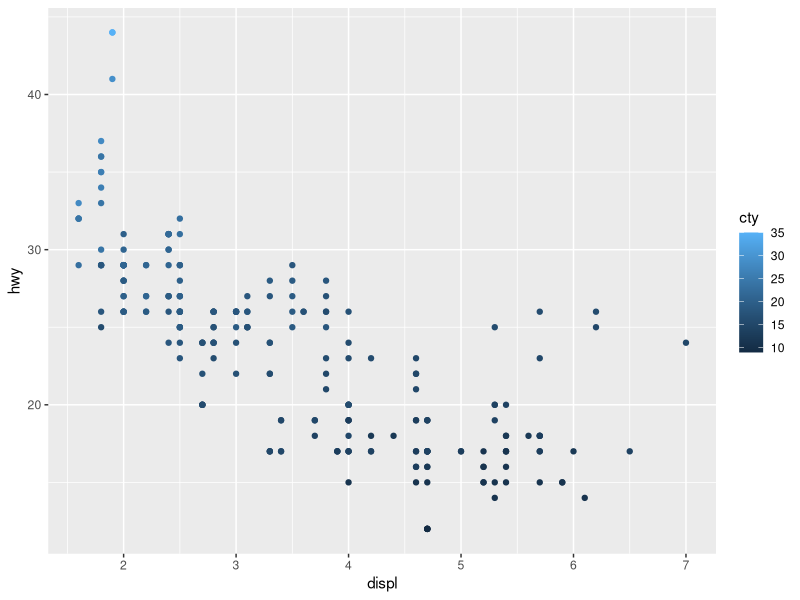
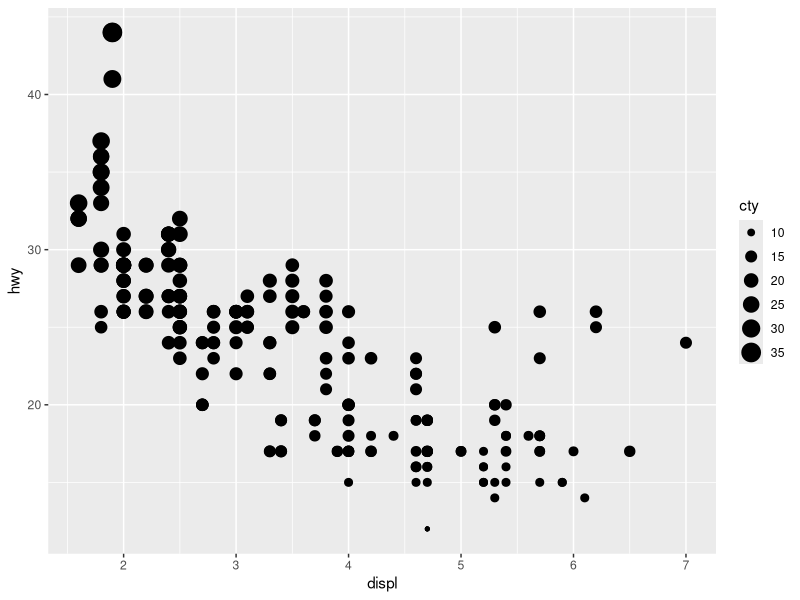
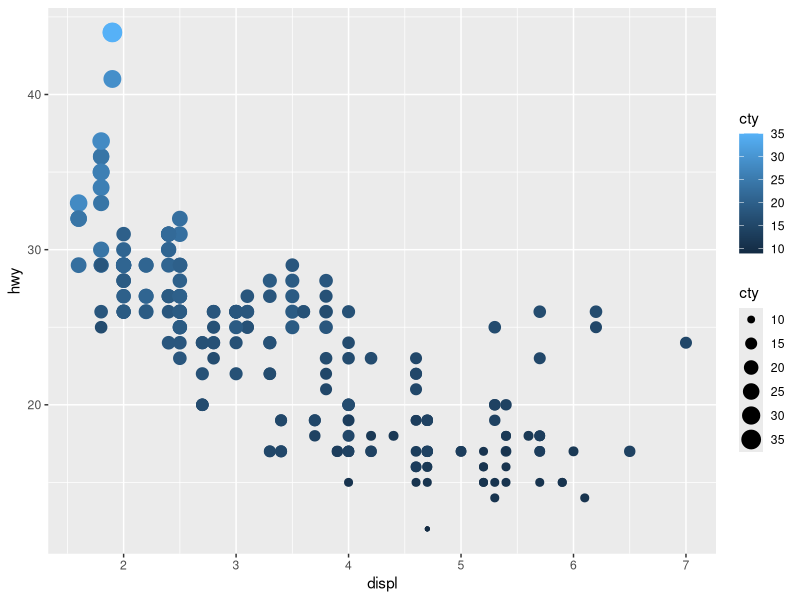
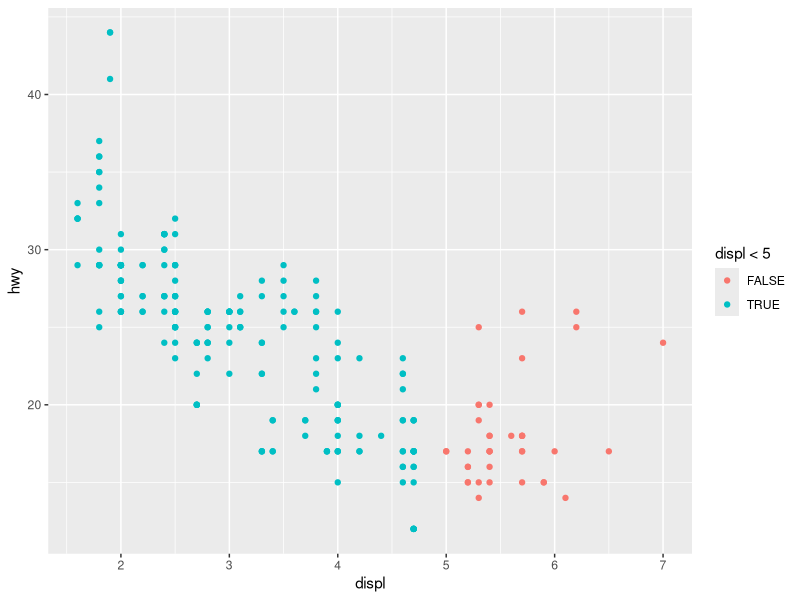

Write the R code that produced these figures, in order.
## ---- chunk 1
knitr::opts_chunk$set(echo = TRUE)
## ---- chunk 2
library(ggplot2)
## ---- chunk 3
ggplot(data = mpg) + geom_point(mapping = aes(x = displ, y = hwy, colour = cty))
## ---- chunk 4
#ggplot(data = mpg) + geom_point(mapping = aes(x = displ, y = hwy, shape = cty)) This creates an error
## ---- chunk 5
ggplot(data = mpg) + geom_point(mapping = aes(x = displ, y = hwy, size = cty))
## ---- chunk 6
ggplot(data = mpg) + geom_point(mapping = aes(x = displ, y = hwy, colour = cty, size = cty))
## ---- chunk 7
#Stroke controls the width of the border of certain shapes. Those shapes which have borders are the only ones that stroke can alter.
## ---- chunk 8
ggplot(data = mpg) + geom_point(mapping = aes(x = displ, y = hwy, colour = displ < 5))
